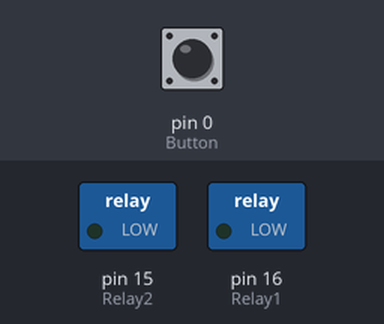
The program below on a simulated MicroPython board. On the bench: switched loads named in the program (green lamp = pin HIGH). The inputs (shaded band) are chosen by the test bench; at power-on: pin 0 (Button) HIGH.

Above: at 1.2 s.
1.3 s: pin 0 (Button) pulled LOW for 0.15 s
At 2.1 s:
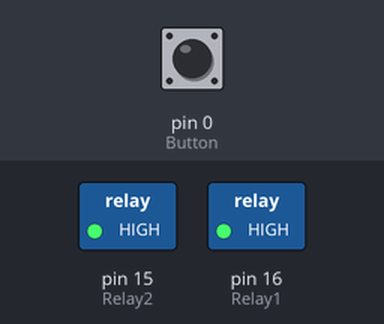
4.4 s: pin 0 (Button) pulled LOW for 1 s
At 7.4 s:
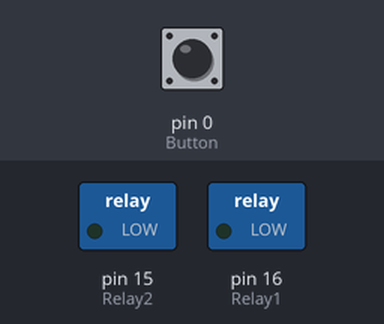
7.9 s: pin 0 (Button) pulled LOW for 3.2 s
At 8.3 s:
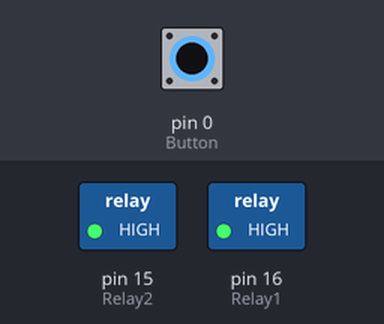
Timing chart, 0 to 13.4 s (numbered marks = the images above; inputs shaded):
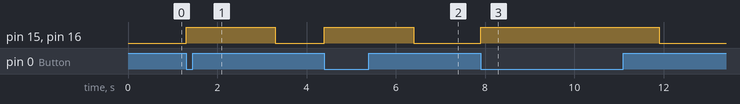

Measured:
- after the input at 1.3 s, pin 15 (Relay2), pin 16 (Relay1): LOW → HIGH at once, → LOW 2.0 s later
- after the input at 4.4 s, pin 15 (Relay2), pin 16 (Relay1): LOW → HIGH at once, → LOW 2.0 s later
- after the input at 7.9 s, pin 15 (Relay2), pin 16 (Relay1): LOW → HIGH at once, → LOW 4.0 s later

The program:

relay.py
```python
from machine import Pin
import time

Relay1 = Pin(16, Pin.OUT)
Relay2 = Pin(15, Pin.OUT)
Button = Pin(0, Pin.IN, Pin.PULL_UP)

def Relays (val):
    Relay1.value(val)
    Relay2.value(val)

while (True):
    btn = Button.value()
    if btn == 0:
        Relays(1)
        time.sleep(2)
    else:
        Relays(0)
```
